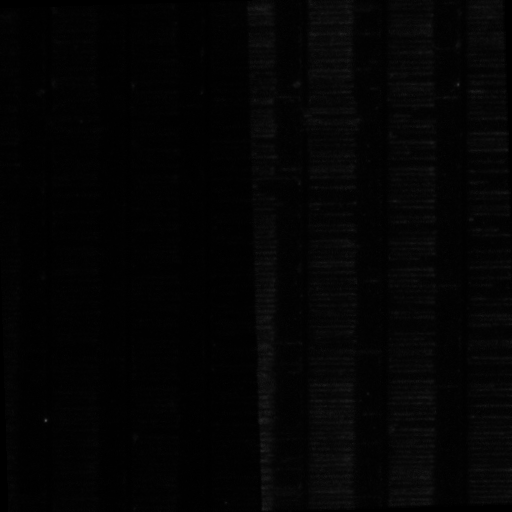
#> input picture DNA_compaction_tracking/test_stack/50uMhp1a_00000.tif, 512 x 512 px; its folder holds only this picture in this run
$ jupyter execute --allow-errors Tracking_analysis.ipynb
#> lines starting #> are read from the running program, lines starting #| are printed output that depends on the picture
[cell 1]
#Dependencies

from skimage.external.tifffile import imread
from skimage.filters import gaussian
from skimage.exposure import equalize_adapthist

from scipy.ndimage.interpolation import rotate
from scipy.optimize import curve_fit
from scipy.signal import savgol_filter

import smtools.point_fitting as pt
import smtools.curtains as cs
from smtools.misc import straight_line

import pickle

from collections import OrderedDict

import numpy as np
import matplotlib.pyplot as plt
import matplotlib
matplotlib.rcParams.update({'font.size': 20})
import os


def z_project(Image_list):
    result = np.zeros_like(Image_list[0])
    for Image in Image_list:
        result = result + Image/len(Image_list)
    return result.astype("uint16")

# [10 lines left out: function mk_kymogram, not called in this run]

### Compaction analysis
---

This notebook details the method of tracking DNA compaction within a DNA curtains experiment.

To begin, we import a stack of images containing the curtains to be tracked. Then, we average the first 10 frames of the stack to get a good, low(er) noise image of the curtain. Using this average image, we then use the curtain finder method described [here](https://github.com/ReddingLab/Learning/image-analysis-basics/5__DNA_curtain_finder_1.ipynb) to locate all of the DNA strands for tracking.

**NOTE:** This method is variable because the curtain finder method has variance in output and detection. In addition, the function `find_rotang` has a variance in output so we are careful to only calculate it once and use the same value throughout.

[cell 2]
##-- import image stack
folder = "test_stack/"
image_paths = [folder+i for i in os.listdir(folder)]
image_paths.sort(key=lambda x: int(''.join(filter(str.isdigit, x))))
images = [np.hsplit(imread(i), 2)[1] for i in image_paths if i.endswith(".tif")]
#> images = 1 item

avg_initial_image = z_project(images[0:11])
#> the loop in z_project, `for Image in Image_list:` made 1 pass
#> pass 1, in z_project, `result = result + Image/len(Image_list)`:
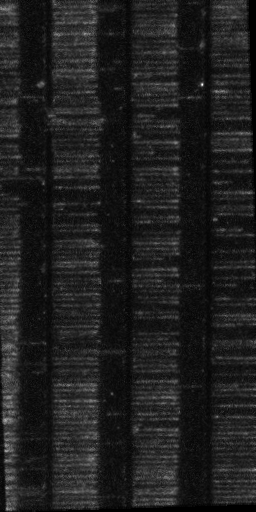
#> result: shape (512, 256) float64; min 0, max 13410, mean 1647.4; drawn with min black and max white

#- because find_rotang has a variance in output
#- we are careful to only calculate it once.
#- see url: https://github.com/ReddingLab/Learning/image-analysis-basics/5__DNA_curtain_finder_1.ipynb
#> (the rest of this cell did not finish here and is left out)
